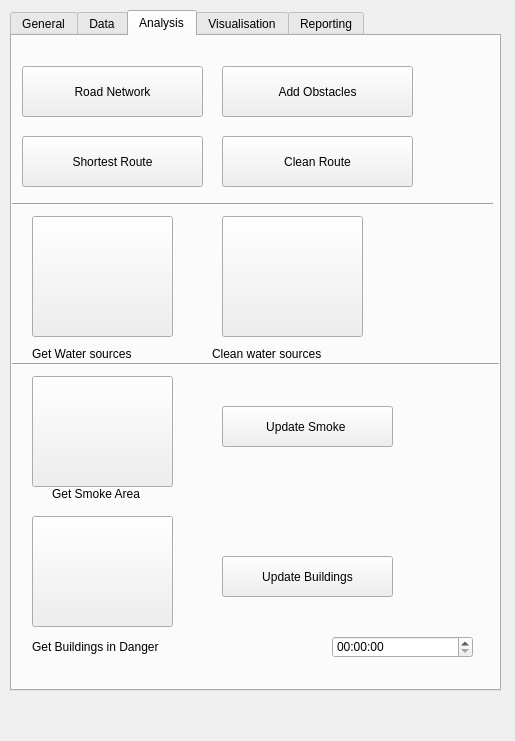
<?xml version="1.0" encoding="UTF-8"?>
<ui version="4.0">
 <class>DockWidget</class>
 <widget class="QDockWidget" name="DockWidget">
  <property name="geometry">
   <rect>
    <x>0</x>
    <y>0</y>
    <width>515</width>
    <height>741</height>
   </rect>
  </property>
  <property name="windowTitle">
   <string>DockWidget</string>
  </property>
  <widget class="QWidget" name="dockWidgetContents">
   <widget class="QTabWidget" name="Visualisation">
    <property name="geometry">
     <rect>
      <x>10</x>
      <y>10</y>
      <width>491</width>
      <height>681</height>
     </rect>
    </property>
    <property name="currentIndex">
     <number>2</number>
    </property>
    <widget class="QWidget" name="generaltab">
     <property name="whatsThis">
      <string/>
     </property>
     <property name="accessibleName">
      <string/>
     </property>
     <attribute name="title">
      <string>General</string>
     </attribute>
     <widget class="QLabel" name="ccslabel">
      <property name="geometry">
       <rect>
        <x>80</x>
        <y>10</y>
        <width>321</width>
        <height>61</height>
       </rect>
      </property>
      <property name="font">
       <font>
        <pointsize>13</pointsize>
        <weight>75</weight>
        <bold>true</bold>
       </font>
      </property>
      <property name="text">
       <string>Command and Control System</string>
      </property>
     </widget>
     <widget class="QLabel" name="firelabel">
      <property name="geometry">
       <rect>
        <x>190</x>
        <y>50</y>
        <width>71</width>
        <height>41</height>
       </rect>
      </property>
      <property name="font">
       <font>
        <pointsize>13</pointsize>
        <weight>75</weight>
        <bold>true</bold>
       </font>
      </property>
      <property name="text">
       <string>FIRE</string>
      </property>
     </widget>
     <widget class="QPushButton" name="firelocationbutton">
      <property name="geometry">
       <rect>
        <x>120</x>
        <y>110</y>
        <width>211</width>
        <height>111</height>
       </rect>
      </property>
      <property name="font">
       <font>
        <weight>75</weight>
        <bold>true</bold>
       </font>
      </property>
      <property name="layoutDirection">
       <enum>Qt::RightToLeft</enum>
      </property>
      <property name="autoFillBackground">
       <bool>false</bool>
      </property>
      <property name="text">
       <string>Fire Location</string>
      </property>
      <property name="icon">
       <iconset>
        <normaloff>FIRE.png</normaloff>FIRE.png</iconset>
      </property>
      <property name="iconSize">
       <size>
        <width>100</width>
        <height>100</height>
       </size>
      </property>
     </widget>
     <widget class="QLabel" name="chooseservicelabel">
      <property name="geometry">
       <rect>
        <x>20</x>
        <y>280</y>
        <width>251</width>
        <height>41</height>
       </rect>
      </property>
      <property name="font">
       <font>
        <weight>75</weight>
        <bold>true</bold>
       </font>
      </property>
      <property name="text">
       <string>Choose Service:</string>
      </property>
     </widget>
     <widget class="QPushButton" name="policebutton">
      <property name="geometry">
       <rect>
        <x>20</x>
        <y>340</y>
        <width>121</width>
        <height>101</height>
       </rect>
      </property>
      <property name="text">
       <string/>
      </property>
      <property name="icon">
       <iconset>
        <normaloff>police-car2.png</normaloff>police-car2.png</iconset>
      </property>
      <property name="iconSize">
       <size>
        <width>130</width>
        <height>130</height>
       </size>
      </property>
     </widget>
     <widget class="QPushButton" name="firetruckbutton">
      <property name="geometry">
       <rect>
        <x>160</x>
        <y>340</y>
        <width>131</width>
        <height>101</height>
       </rect>
      </property>
      <property name="text">
       <string/>
      </property>
      <property name="icon">
       <iconset>
        <normaloff>1.png</normaloff>1.png</iconset>
      </property>
      <property name="iconSize">
       <size>
        <width>100</width>
        <height>120</height>
       </size>
      </property>
     </widget>
     <widget class="QPushButton" name="ambulancebutton">
      <property name="geometry">
       <rect>
        <x>320</x>
        <y>340</y>
        <width>131</width>
        <height>101</height>
       </rect>
      </property>
      <property name="text">
       <string/>
      </property>
      <property name="icon">
       <iconset>
        <normaloff>ambulance2.png</normaloff>ambulance2.png</iconset>
      </property>
      <property name="iconSize">
       <size>
        <width>110</width>
        <height>110</height>
       </size>
      </property>
     </widget>
     <widget class="Line" name="generalline">
      <property name="geometry">
       <rect>
        <x>10</x>
        <y>250</y>
        <width>471</width>
        <height>16</height>
       </rect>
      </property>
      <property name="orientation">
       <enum>Qt::Horizontal</enum>
      </property>
     </widget>
    </widget>
    <widget class="QWidget" name="datatab">
     <attribute name="title">
      <string>Data</string>
     </attribute>
     <widget class="QPushButton" name="openscenariobutton">
      <property name="geometry">
       <rect>
        <x>20</x>
        <y>20</y>
        <width>141</width>
        <height>51</height>
       </rect>
      </property>
      <property name="text">
       <string>Open Scenario</string>
      </property>
     </widget>
     <widget class="QPushButton" name="savescenariobutton">
      <property name="geometry">
       <rect>
        <x>170</x>
        <y>20</y>
        <width>241</width>
        <height>51</height>
       </rect>
      </property>
      <property name="text">
       <string>Save Scenario</string>
      </property>
     </widget>
     <widget class="QLabel" name="selectlayerlabel">
      <property name="geometry">
       <rect>
        <x>10</x>
        <y>120</y>
        <width>111</width>
        <height>41</height>
       </rect>
      </property>
      <property name="text">
       <string>Select Layer:</string>
      </property>
     </widget>
     <widget class="QComboBox" name="selectlayercombo">
      <property name="geometry">
       <rect>
        <x>150</x>
        <y>120</y>
        <width>271</width>
        <height>31</height>
       </rect>
      </property>
     </widget>
     <widget class="Line" name="locatefireline">
      <property name="geometry">
       <rect>
        <x>10</x>
        <y>90</y>
        <width>411</width>
        <height>20</height>
       </rect>
      </property>
      <property name="orientation">
       <enum>Qt::Horizontal</enum>
      </property>
     </widget>
     <widget class="QTimeEdit" name="datatime">
      <property name="geometry">
       <rect>
        <x>250</x>
        <y>490</y>
        <width>151</width>
        <height>41</height>
       </rect>
      </property>
      <property name="wrapping">
       <bool>false</bool>
      </property>
      <property name="currentSection">
       <enum>QDateTimeEdit::SecondSection</enum>
      </property>
     </widget>
     <widget class="QLabel" name="selectattributelabel">
      <property name="geometry">
       <rect>
        <x>10</x>
        <y>160</y>
        <width>151</width>
        <height>41</height>
       </rect>
      </property>
      <property name="text">
       <string>Select attribute:</string>
      </property>
     </widget>
     <widget class="QComboBox" name="selectattributecombo">
      <property name="geometry">
       <rect>
        <x>150</x>
        <y>170</y>
        <width>271</width>
        <height>31</height>
       </rect>
      </property>
     </widget>
    </widget>
    <widget class="QWidget" name="analysistab">
     <property name="toolTip">
      <string>&lt;html&gt;&lt;head/&gt;&lt;body&gt;&lt;p&gt;&lt;br/&gt;&lt;/p&gt;&lt;/body&gt;&lt;/html&gt;</string>
     </property>
     <property name="styleSheet">
      <string notr="true"/>
     </property>
     <attribute name="title">
      <string>Analysis</string>
     </attribute>
     <widget class="QPushButton" name="hydrantsbutton">
      <property name="geometry">
       <rect>
        <x>20</x>
        <y>180</y>
        <width>141</width>
        <height>121</height>
       </rect>
      </property>
      <property name="text">
       <string/>
      </property>
      <property name="icon">
       <iconset>
        <normaloff>hydrantsicon.png</normaloff>hydrantsicon.png</iconset>
      </property>
      <property name="iconSize">
       <size>
        <width>120</width>
        <height>120</height>
       </size>
      </property>
     </widget>
     <widget class="QPushButton" name="shortestroutebutton">
      <property name="geometry">
       <rect>
        <x>10</x>
        <y>100</y>
        <width>181</width>
        <height>51</height>
       </rect>
      </property>
      <property name="text">
       <string>Shortest Route</string>
      </property>
     </widget>
     <widget class="QPushButton" name="cheanroutebutton">
      <property name="geometry">
       <rect>
        <x>210</x>
        <y>100</y>
        <width>191</width>
        <height>51</height>
       </rect>
      </property>
      <property name="text">
       <string>Clean Route</string>
      </property>
     </widget>
     <widget class="QPushButton" name="smokebufferbutton">
      <property name="geometry">
       <rect>
        <x>20</x>
        <y>340</y>
        <width>141</width>
        <height>111</height>
       </rect>
      </property>
      <property name="text">
       <string/>
      </property>
      <property name="icon">
       <iconset>
        <normaloff>Transparent_Smoke_Clipart_PNG_Image.png</normaloff>Transparent_Smoke_Clipart_PNG_Image.png</iconset>
      </property>
      <property name="iconSize">
       <size>
        <width>120</width>
        <height>120</height>
       </size>
      </property>
     </widget>
     <widget class="QPushButton" name="buildingbutton">
      <property name="geometry">
       <rect>
        <x>20</x>
        <y>480</y>
        <width>141</width>
        <height>111</height>
       </rect>
      </property>
      <property name="text">
       <string/>
      </property>
      <property name="icon">
       <iconset>
        <normaloff>building-20clip-20art-12065771771975582164reporter_flat.svg.med.png</normaloff>building-20clip-20art-12065771771975582164reporter_flat.svg.med.png</iconset>
      </property>
      <property name="iconSize">
       <size>
        <width>150</width>
        <height>100</height>
       </size>
      </property>
     </widget>
     <widget class="QPushButton" name="updatesmokebutton">
      <property name="geometry">
       <rect>
        <x>210</x>
        <y>370</y>
        <width>171</width>
        <height>41</height>
       </rect>
      </property>
      <property name="text">
       <string>Update Smoke </string>
      </property>
     </widget>
     <widget class="QPushButton" name="networkbutton">
      <property name="geometry">
       <rect>
        <x>10</x>
        <y>30</y>
        <width>181</width>
        <height>51</height>
       </rect>
      </property>
      <property name="text">
       <string>Road Network</string>
      </property>
     </widget>
     <widget class="QPushButton" name="buildingupdate">
      <property name="geometry">
       <rect>
        <x>210</x>
        <y>520</y>
        <width>171</width>
        <height>41</height>
       </rect>
      </property>
      <property name="text">
       <string>Update Buildings</string>
      </property>
     </widget>
     <widget class="Line" name="analysisline1">
      <property name="geometry">
       <rect>
        <x>0</x>
        <y>160</y>
        <width>481</width>
        <height>16</height>
       </rect>
      </property>
      <property name="orientation">
       <enum>Qt::Horizontal</enum>
      </property>
     </widget>
     <widget class="QLabel" name="getwatersourcelabel">
      <property name="geometry">
       <rect>
        <x>20</x>
        <y>310</y>
        <width>141</width>
        <height>16</height>
       </rect>
      </property>
      <property name="text">
       <string>Get Water sources</string>
      </property>
     </widget>
     <widget class="QLabel" name="buildingindangerlable">
      <property name="geometry">
       <rect>
        <x>20</x>
        <y>600</y>
        <width>181</width>
        <height>21</height>
       </rect>
      </property>
      <property name="text">
       <string>Get Buildings in Danger</string>
      </property>
     </widget>
     <widget class="QPushButton" name="cleanwatersourcebutton">
      <property name="geometry">
       <rect>
        <x>210</x>
        <y>180</y>
        <width>141</width>
        <height>121</height>
       </rect>
      </property>
      <property name="text">
       <string/>
      </property>
      <property name="icon">
       <iconset>
        <normaloff>hydrantsicon2.png</normaloff>hydrantsicon2.png</iconset>
      </property>
      <property name="iconSize">
       <size>
        <width>100</width>
        <height>100</height>
       </size>
      </property>
     </widget>
     <widget class="QPushButton" name="addobstaclesbutton">
      <property name="geometry">
       <rect>
        <x>210</x>
        <y>30</y>
        <width>191</width>
        <height>51</height>
       </rect>
      </property>
      <property name="text">
       <string>Add Obstacles</string>
      </property>
     </widget>
     <widget class="Line" name="analysisline2">
      <property name="geometry">
       <rect>
        <x>-10</x>
        <y>320</y>
        <width>511</width>
        <height>16</height>
       </rect>
      </property>
      <property name="orientation">
       <enum>Qt::Horizontal</enum>
      </property>
     </widget>
     <widget class="QTimeEdit" name="analysitime">
      <property name="geometry">
       <rect>
        <x>320</x>
        <y>600</y>
        <width>141</width>
        <height>22</height>
       </rect>
      </property>
     </widget>
     <widget class="QLabel" name="label_4">
      <property name="geometry">
       <rect>
        <x>200</x>
        <y>310</y>
        <width>151</width>
        <height>16</height>
       </rect>
      </property>
      <property name="text">
       <string>Clean water sources</string>
      </property>
     </widget>
     <widget class="QLabel" name="label_5">
      <property name="geometry">
       <rect>
        <x>40</x>
        <y>450</y>
        <width>171</width>
        <height>16</height>
       </rect>
      </property>
      <property name="text">
       <string>Get Smoke Area</string>
      </property>
     </widget>
    </widget>
    <widget class="QWidget" name="visualizationtab">
     <attribute name="title">
      <string>Visualisation</string>
     </attribute>
     <widget class="QTimeEdit" name="timeEdit">
      <property name="geometry">
       <rect>
        <x>327</x>
        <y>571</y>
        <width>141</width>
        <height>31</height>
       </rect>
      </property>
     </widget>
     <widget class="QLabel" name="label">
      <property name="geometry">
       <rect>
        <x>60</x>
        <y>150</y>
        <width>451</width>
        <height>21</height>
       </rect>
      </property>
      <property name="text">
       <string>Population needed evacuation</string>
      </property>
     </widget>
     <widget class="QLabel" name="label_2">
      <property name="geometry">
       <rect>
        <x>60</x>
        <y>270</y>
        <width>221</width>
        <height>31</height>
       </rect>
      </property>
      <property name="text">
       <string>Fire Duration</string>
      </property>
     </widget>
     <widget class="QLabel" name="label_3">
      <property name="geometry">
       <rect>
        <x>50</x>
        <y>390</y>
        <width>241</width>
        <height>51</height>
       </rect>
      </property>
      <property name="text">
       <string>Affected Buildings</string>
      </property>
     </widget>
    </widget>
    <widget class="QWidget" name="reporting">
     <attribute name="title">
      <string>Reporting</string>
     </attribute>
     <widget class="QLabel" name="featurecounterlabel">
      <property name="geometry">
       <rect>
        <x>0</x>
        <y>20</y>
        <width>151</width>
        <height>41</height>
       </rect>
      </property>
      <property name="text">
       <string>Feature counter:</string>
      </property>
     </widget>
     <widget class="QTextEdit" name="featuretext">
      <property name="geometry">
       <rect>
        <x>130</x>
        <y>20</y>
        <width>191</width>
        <height>31</height>
       </rect>
      </property>
     </widget>
     <widget class="QPushButton" name="updatefeaturebutton">
      <property name="geometry">
       <rect>
        <x>330</x>
        <y>20</y>
        <width>91</width>
        <height>31</height>
       </rect>
      </property>
      <property name="text">
       <string>Update</string>
      </property>
     </widget>
     <widget class="QTextEdit" name="savepathtest">
      <property name="geometry">
       <rect>
        <x>0</x>
        <y>60</y>
        <width>321</width>
        <height>31</height>
       </rect>
      </property>
     </widget>
     <widget class="QPushButton" name="savepathbuton">
      <property name="geometry">
       <rect>
        <x>332</x>
        <y>57</y>
        <width>91</width>
        <height>31</height>
       </rect>
      </property>
      <property name="text">
       <string>...</string>
      </property>
     </widget>
     <widget class="QPushButton" name="savemapbutton">
      <property name="geometry">
       <rect>
        <x>110</x>
        <y>100</y>
        <width>141</width>
        <height>41</height>
       </rect>
      </property>
      <property name="text">
       <string>Save map</string>
      </property>
     </widget>
     <widget class="QTextEdit" name="reportingtext1">
      <property name="geometry">
       <rect>
        <x>0</x>
        <y>150</y>
        <width>431</width>
        <height>141</height>
       </rect>
      </property>
     </widget>
     <widget class="QTextEdit" name="reportingtext2">
      <property name="geometry">
       <rect>
        <x>0</x>
        <y>300</y>
        <width>431</width>
        <height>141</height>
       </rect>
      </property>
     </widget>
     <widget class="QTimeEdit" name="reportingtime">
      <property name="geometry">
       <rect>
        <x>280</x>
        <y>470</y>
        <width>151</width>
        <height>41</height>
       </rect>
      </property>
      <property name="wrapping">
       <bool>false</bool>
      </property>
      <property name="currentSection">
       <enum>QDateTimeEdit::SecondSection</enum>
      </property>
     </widget>
    </widget>
   </widget>
  </widget>
 </widget>
 <resources/>
 <connections/>
</ui>
